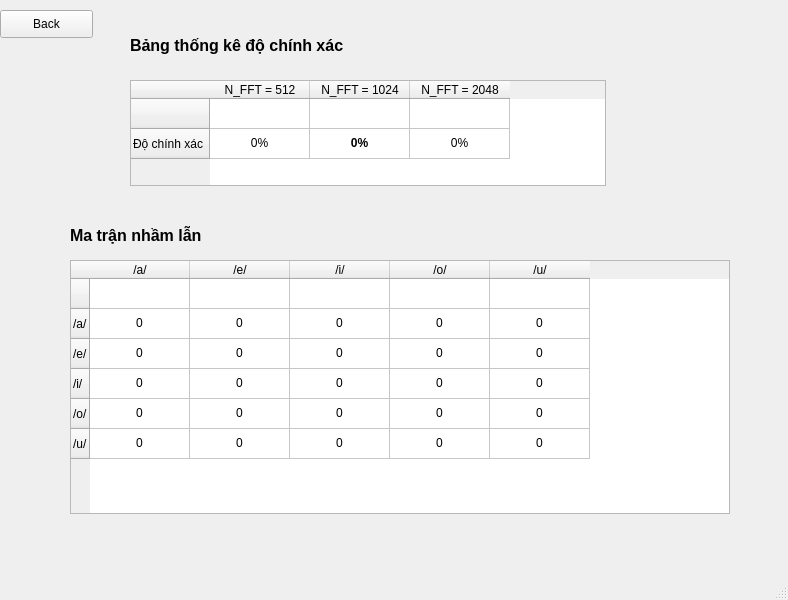
<?xml version="1.0" encoding="UTF-8"?>
<ui version="4.0">
 <class>MainWindow</class>
 <widget class="QMainWindow" name="MainWindow">
  <property name="geometry">
   <rect>
    <x>0</x>
    <y>0</y>
    <width>788</width>
    <height>600</height>
   </rect>
  </property>
  <property name="windowTitle">
   <string>MainWindow</string>
  </property>
  <widget class="QWidget" name="centralwidget">
   <widget class="QTableWidget" name="tableWidget">
    <property name="geometry">
     <rect>
      <x>130</x>
      <y>80</y>
      <width>476</width>
      <height>106</height>
     </rect>
    </property>
    <row>
     <property name="text">
      <string/>
     </property>
    </row>
    <row>
     <property name="text">
      <string>Độ chính xác</string>
     </property>
    </row>
    <column>
     <property name="text">
      <string>N_FFT = 512</string>
     </property>
    </column>
    <column>
     <property name="text">
      <string>N_FFT = 1024</string>
     </property>
    </column>
    <column>
     <property name="text">
      <string>N_FFT = 2048</string>
     </property>
    </column>
    <item row="0" column="0">
     <property name="text">
      <string/>
     </property>
    </item>
    <item row="1" column="0">
     <property name="text">
      <string>0%</string>
     </property>
     <property name="textAlignment">
      <set>AlignCenter</set>
     </property>
    </item>
    <item row="1" column="1">
     <property name="text">
      <string>0%</string>
     </property>
     <property name="font">
      <font>
       <weight>75</weight>
       <bold>true</bold>
      </font>
     </property>
     <property name="textAlignment">
      <set>AlignCenter</set>
     </property>
    </item>
    <item row="1" column="2">
     <property name="text">
      <string>0%</string>
     </property>
     <property name="textAlignment">
      <set>AlignCenter</set>
     </property>
    </item>
   </widget>
   <widget class="QTableWidget" name="tableWidget_2">
    <property name="geometry">
     <rect>
      <x>70</x>
      <y>260</y>
      <width>660</width>
      <height>254</height>
     </rect>
    </property>
    <row>
     <property name="text">
      <string/>
     </property>
    </row>
    <row>
     <property name="text">
      <string>/a/</string>
     </property>
    </row>
    <row>
     <property name="text">
      <string>/e/</string>
     </property>
    </row>
    <row>
     <property name="text">
      <string>/i/</string>
     </property>
    </row>
    <row>
     <property name="text">
      <string>/o/</string>
     </property>
    </row>
    <row>
     <property name="text">
      <string>/u/</string>
     </property>
    </row>
    <column>
     <property name="text">
      <string>/a/</string>
     </property>
     <property name="textAlignment">
      <set>AlignCenter</set>
     </property>
    </column>
    <column>
     <property name="text">
      <string>/e/</string>
     </property>
    </column>
    <column>
     <property name="text">
      <string>/i/</string>
     </property>
    </column>
    <column>
     <property name="text">
      <string>/o/</string>
     </property>
    </column>
    <column>
     <property name="text">
      <string>/u/</string>
     </property>
    </column>
    <item row="1" column="0">
     <property name="text">
      <string>0</string>
     </property>
     <property name="textAlignment">
      <set>AlignCenter</set>
     </property>
     <property name="foreground">
      <brush brushstyle="NoBrush">
       <color alpha="255">
        <red>255</red>
        <green>0</green>
        <blue>0</blue>
       </color>
      </brush>
     </property>
    </item>
    <item row="1" column="1">
     <property name="text">
      <string>0</string>
     </property>
     <property name="textAlignment">
      <set>AlignCenter</set>
     </property>
    </item>
    <item row="1" column="2">
     <property name="text">
      <string>0</string>
     </property>
     <property name="textAlignment">
      <set>AlignCenter</set>
     </property>
    </item>
    <item row="1" column="3">
     <property name="text">
      <string>0</string>
     </property>
     <property name="textAlignment">
      <set>AlignCenter</set>
     </property>
    </item>
    <item row="1" column="4">
     <property name="text">
      <string>0</string>
     </property>
     <property name="textAlignment">
      <set>AlignCenter</set>
     </property>
    </item>
    <item row="2" column="0">
     <property name="text">
      <string>0</string>
     </property>
     <property name="textAlignment">
      <set>AlignCenter</set>
     </property>
    </item>
    <item row="2" column="1">
     <property name="text">
      <string>0</string>
     </property>
     <property name="textAlignment">
      <set>AlignCenter</set>
     </property>
     <property name="foreground">
      <brush brushstyle="NoBrush">
       <color alpha="255">
        <red>255</red>
        <green>0</green>
        <blue>0</blue>
       </color>
      </brush>
     </property>
    </item>
    <item row="2" column="2">
     <property name="text">
      <string>0</string>
     </property>
     <property name="textAlignment">
      <set>AlignCenter</set>
     </property>
    </item>
    <item row="2" column="3">
     <property name="text">
      <string>0</string>
     </property>
     <property name="textAlignment">
      <set>AlignCenter</set>
     </property>
    </item>
    <item row="2" column="4">
     <property name="text">
      <string>0</string>
     </property>
     <property name="textAlignment">
      <set>AlignCenter</set>
     </property>
    </item>
    <item row="3" column="0">
     <property name="text">
      <string>0</string>
     </property>
     <property name="textAlignment">
      <set>AlignCenter</set>
     </property>
    </item>
    <item row="3" column="1">
     <property name="text">
      <string>0</string>
     </property>
     <property name="textAlignment">
      <set>AlignCenter</set>
     </property>
    </item>
    <item row="3" column="2">
     <property name="text">
      <string>0</string>
     </property>
     <property name="textAlignment">
      <set>AlignCenter</set>
     </property>
     <property name="foreground">
      <brush brushstyle="NoBrush">
       <color alpha="255">
        <red>255</red>
        <green>0</green>
        <blue>0</blue>
       </color>
      </brush>
     </property>
    </item>
    <item row="3" column="3">
     <property name="text">
      <string>0</string>
     </property>
     <property name="textAlignment">
      <set>AlignCenter</set>
     </property>
    </item>
    <item row="3" column="4">
     <property name="text">
      <string>0</string>
     </property>
     <property name="textAlignment">
      <set>AlignCenter</set>
     </property>
    </item>
    <item row="4" column="0">
     <property name="text">
      <string>0</string>
     </property>
     <property name="textAlignment">
      <set>AlignCenter</set>
     </property>
    </item>
    <item row="4" column="1">
     <property name="text">
      <string>0</string>
     </property>
     <property name="textAlignment">
      <set>AlignCenter</set>
     </property>
    </item>
    <item row="4" column="2">
     <property name="text">
      <string>0</string>
     </property>
     <property name="textAlignment">
      <set>AlignCenter</set>
     </property>
    </item>
    <item row="4" column="3">
     <property name="text">
      <string>0</string>
     </property>
     <property name="textAlignment">
      <set>AlignCenter</set>
     </property>
     <property name="foreground">
      <brush brushstyle="NoBrush">
       <color alpha="255">
        <red>255</red>
        <green>0</green>
        <blue>0</blue>
       </color>
      </brush>
     </property>
    </item>
    <item row="4" column="4">
     <property name="text">
      <string>0</string>
     </property>
     <property name="textAlignment">
      <set>AlignCenter</set>
     </property>
     <property name="foreground">
      <brush brushstyle="NoBrush">
       <color alpha="255">
        <red>0</red>
        <green>0</green>
        <blue>0</blue>
       </color>
      </brush>
     </property>
    </item>
    <item row="5" column="0">
     <property name="text">
      <string>0</string>
     </property>
     <property name="textAlignment">
      <set>AlignCenter</set>
     </property>
    </item>
    <item row="5" column="1">
     <property name="text">
      <string>0</string>
     </property>
     <property name="textAlignment">
      <set>AlignCenter</set>
     </property>
    </item>
    <item row="5" column="2">
     <property name="text">
      <string>0</string>
     </property>
     <property name="textAlignment">
      <set>AlignCenter</set>
     </property>
     <property name="foreground">
      <brush brushstyle="NoBrush">
       <color alpha="255">
        <red>0</red>
        <green>0</green>
        <blue>0</blue>
       </color>
      </brush>
     </property>
    </item>
    <item row="5" column="3">
     <property name="text">
      <string>0</string>
     </property>
     <property name="textAlignment">
      <set>AlignCenter</set>
     </property>
    </item>
    <item row="5" column="4">
     <property name="text">
      <string>0</string>
     </property>
     <property name="textAlignment">
      <set>AlignCenter</set>
     </property>
     <property name="foreground">
      <brush brushstyle="NoBrush">
       <color alpha="255">
        <red>255</red>
        <green>0</green>
        <blue>0</blue>
       </color>
      </brush>
     </property>
    </item>
   </widget>
   <widget class="QLabel" name="label">
    <property name="geometry">
     <rect>
      <x>130</x>
      <y>30</y>
      <width>301</width>
      <height>31</height>
     </rect>
    </property>
    <property name="text">
     <string>&lt;html&gt;&lt;head/&gt;&lt;body&gt;&lt;p&gt;&lt;span style=&quot; font-size:12pt; font-weight:600;&quot;&gt;Bảng thống kê độ chính xác &lt;/span&gt;&lt;/p&gt;&lt;/body&gt;&lt;/html&gt;</string>
    </property>
   </widget>
   <widget class="QLabel" name="label_2">
    <property name="geometry">
     <rect>
      <x>70</x>
      <y>220</y>
      <width>301</width>
      <height>31</height>
     </rect>
    </property>
    <property name="text">
     <string>&lt;html&gt;&lt;head/&gt;&lt;body&gt;&lt;p&gt;&lt;span style=&quot; font-size:12pt; font-weight:600;&quot;&gt;Ma trận nhầm lẫn&lt;/span&gt;&lt;/p&gt;&lt;/body&gt;&lt;/html&gt;</string>
    </property>
   </widget>
   <widget class="QPushButton" name="pushButton">
    <property name="geometry">
     <rect>
      <x>0</x>
      <y>10</y>
      <width>93</width>
      <height>28</height>
     </rect>
    </property>
    <property name="text">
     <string>Back</string>
    </property>
   </widget>
  </widget>
  <widget class="QMenuBar" name="menubar">
   <property name="geometry">
    <rect>
     <x>0</x>
     <y>0</y>
     <width>788</width>
     <height>26</height>
    </rect>
   </property>
  </widget>
  <widget class="QStatusBar" name="statusbar"/>
 </widget>
 <resources/>
 <connections/>
</ui>
